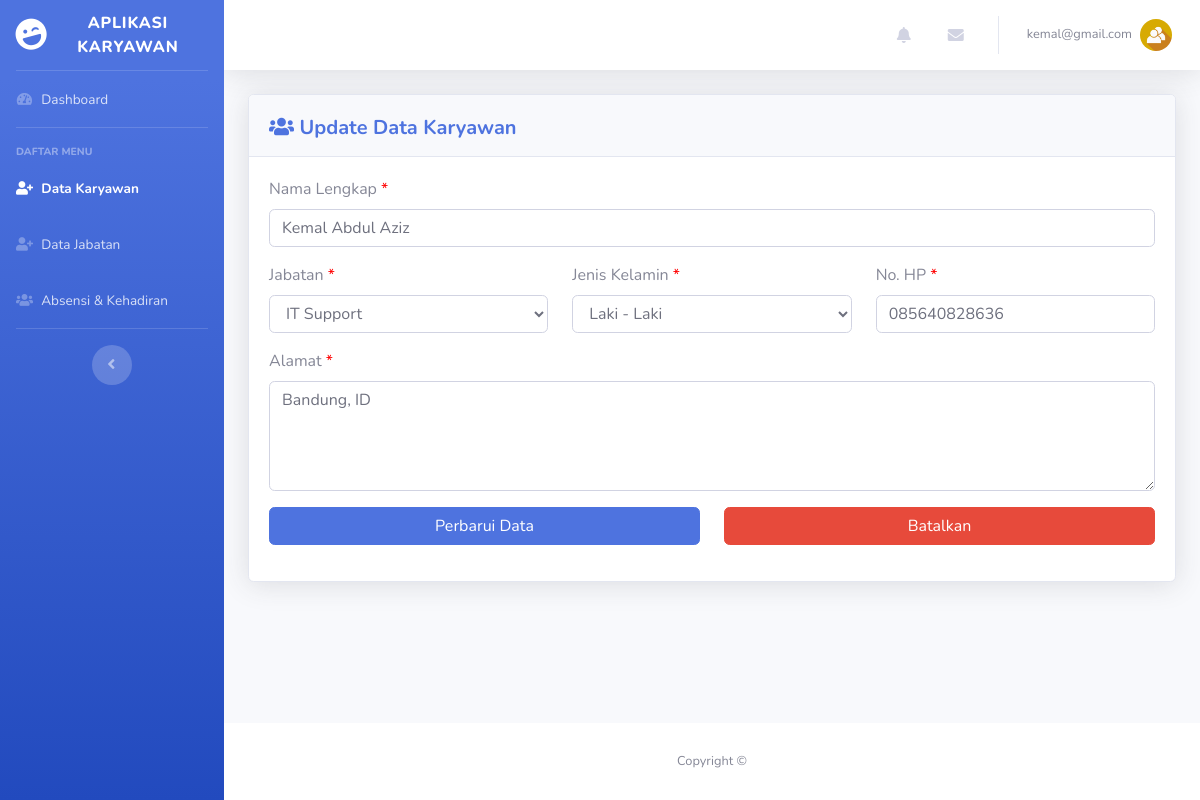
The page /view/admin/karyawan.php?edit=1 (signed in) on the database its author committed.
### tables this page shows
CREATE TABLE `karyawan` (
  `id_karyawan` int(3) NOT NULL,
  `nama` varchar(25) NOT NULL,
  `jk` enum('L','P') NOT NULL,
  `id_jabatan` int(2) NOT NULL,
  `no_hp` varchar(13) NOT NULL,
  `alamat` varchar(100) NOT NULL
);

CREATE TABLE `jabatan` (
  `id_jabatan` int(2) NOT NULL,
  `nama_jabatan` varchar(50) NOT NULL
);

### view/admin/karyawan.php (the view, shortened to what this page needs)
<!DOCTYPE html>
<html lang="en">
<head>
  <link href="../../assets/vendor/fontawesome-free/css/all.min.css" rel="stylesheet" type="text/css">
  <link href="../../assets/css/sb-admin-2.min.css" rel="stylesheet">
  <link href="../../assets/vendor/datatables/dataTables.bootstrap4.min.css" rel="stylesheet">
</head>
<body id="page-top">
<?php
  include '../../controller/koneksi.php';
?>
  <div id="wrapper">
    <ul class="navbar-nav bg-gradient-primary sidebar sidebar-dark accordion" id="accordionSidebar">
      <a class="sidebar-brand d-flex align-items-center justify-content-center" href="index.php">
        <div class="sidebar-brand-icon rotate-n-15">
          <i class="fas fa-laugh-wink"></i>
        </div>
        <div class="sidebar-brand-text mx-3">Aplikasi Karyawan<sup></sup></div>
      </a>
      <hr class="sidebar-divider my-0">
      <li class="nav-item">
        <a class="nav-link" href="index.php">
          <i class="fas fa-fw fa-tachometer-alt"></i>
          <span>Dashboard</span></a>
      </li>
      <hr class="sidebar-divider">
      <div class="sidebar-heading">
        Daftar Menu
      </div>
      <li class="nav-item active">
        <a class="nav-link" href="karyawan.php">
          <i class="fas fa-fw fa-user-plus"></i>
          <span>Data Karyawan</span></a>
      </li>
      <li class="nav-item">
        <a class="nav-link" href="jabatan.php">
          <i class="fas fa-fw fa-user-plus"></i>
          <span>Data Jabatan</span></a>
      </li>
      <li class="nav-item">
        <a class="nav-link" href="absensi.php">
          <i class="fas fa-fw fa-users"></i>
          <span>Absensi & Kehadiran</span></a>
      </li>
      <hr class="sidebar-divider d-none d-md-block">
      <div class="text-center d-none d-md-inline">
        <button class="rounded-circle border-0" id="sidebarToggle"></button>
      </div>
    </ul>
    <div id="content-wrapper" class="d-flex flex-column">
      <div id="content">
        <nav class="navbar navbar-expand navbar-light bg-white topbar mb-4 static-top shadow">
          <ul class="navbar-nav ml-auto">
            <li class="nav-item dropdown no-arrow mx-1">
              <a class="nav-link dropdown-toggle" href="#" id="alertsDropdown" role="button" data-toggle="dropdown" aria-haspopup="true" aria-expanded="false">
                <i class="fas fa-bell fa-fw"></i>
              </a>
            </li>
            <li class="nav-item dropdown no-arrow mx-1">
              <a class="nav-link dropdown-toggle" href="#" id="messagesDropdown" role="button" data-toggle="dropdown" aria-haspopup="true" aria-expanded="false">
                <i class="fas fa-envelope fa-fw"></i>
              </a>
            </li>
            <li class="nav-item dropdown no-arrow">
              <a class="nav-link dropdown-toggle" href="#" id="userDropdown" role="button" data-toggle="dropdown" aria-haspopup="true" aria-expanded="false">
                <span class="mr-2 d-none d-lg-inline text-gray-600 small"><?php echo $_SESSION['email'];?></span>
                <img class="img-profile rounded-circle" src="../../assets/img/usericon.jpg">
              </a>
            </li>
          </ul>
        </nav>
        <div class="container-fluid">
                    <?php
                      $semuaJabatan = "SELECT * FROM `jabatan`";
                      $resultJabatan = mysqli_query($db, $semuaJabatan);
                    ?>
          <?php
          	if ($_GET['edit']) {
          		$edit_id = $_GET['edit'];
          		$getKaryawan = "SELECT * FROM karyawan WHERE id_karyawan = '$edit_id'";
          		$resultEdit = mysqli_query($db, $getKaryawan);
          		$row4 = mysqli_fetch_array($resultEdit);
          		echo '
          <script>document.getElementById("updateKaryawan").innerstyle = "";</script>
          <div id="updateKaryawan">
          <div class="card shadow mb-4">
            <div class="card-header py-3">
			  <span class="float-left" style="padding-top:5px">
				<h5 class="m-0 font-weight-bold text-primary"><i class="fa fa-users" aria-hidden="true"></i> Update Data Karyawan</h5>
			  </span>
            </div>
            <div class="card-body">
              <form action="../../controller/admin/karyawan.php" method="post">
              <input type="text" name="id_karyawan" readonly="" hidden="" value="'.$row4['id_karyawan'].'">
              <div class="form-group">
              	<label>Nama Lengkap <span style="color:red">*</span></label>
                <input type="text" class="form-control" name="nama" placeholder="Masukkan Nama Lengkap" value="'.$row4['nama'].'" required="">
              </div>
              <div class="row">
              	<div class="col-md-4">
		              <div class="form-group">
		              	<label>Jabatan <span style="color:red">*</span></label>
		                <select name="jabatan" class="form-control" required="">
		                	<option selected="" disabled="">Pilih Jabatan</option>';
		                	foreach ($resultJabatan as $row3) {
		                		echo '<option value="'.$row3['id_jabatan'].'"';
		                		if ($row3['id_jabatan'] == $row4['id_jabatan']) {
		                			echo 'selected';
		                		}
		                		echo '>'.$row3['nama_jabatan'].'</option>';
		                	}
		                echo '</select>
		              </div>
		          </div>
		          <div class="col-md-4">
		              <div class="form-group">
		              	<label>Jenis Kelamin <span style="color:red">*</span></label>
		                <select name="jk" class="form-control" required="">
		                	<option value="L"';
		                	if ($row4['jk'] == 'L') { echo 'selected'; }
		                	echo '>Laki - Laki</option>
		                	<option value="P"';
		                	echo '>Perempuan</option>
		                </select>
		              </div>
		          </div>
		          <div class="col-md-4">
		              <div class="form-group">
		              	<label>No. HP <span style="color:red">*</span></label>
		                <input type="text" class="form-control" name="no_hp" value="'.$row4['no_hp'].'" placeholder="Masukkan No. HP" required="">
		              </div>
		          </div>
		      </div>
              <div class="form-group">
              	<label>Alamat <span style="color:red">*</span></label>
                <textarea class="form-control" name="alamat" placeholder="Masukkan Alamat Lengkap" rows="4" required="">'.$row4['alamat'].'</textarea>
              </div>
              <div class="form-group">
              	<div class="row">
              		<div class="col-md-6">
              			<button type="submit" style="width:100%" class="btn btn-primary">Perbarui Data</button>
              		</div>
              		<div class="col-md-6">
              			<a href="karyawan.php"><span style="width:100%" class="btn btn-danger">Batalkan</span></a>
              		</div>
              	</div>
              </div>
          	  </form>
            </div>
          </div>
      	  </div>';
      	  }
          ?>
        </div>
      </div>
      <footer class="sticky-footer bg-white">
        <div class="container my-auto">
          <div class="copyright text-center my-auto">
            <span>Copyright &copy;</span>
          </div>
        </div>
      </footer>
    </div>
  </div>
</body>
</html>

### rows shown on the page
karyawan: nama "Kemal Abdul Aziz", jabatan "IT Support", jk "Laki - Laki", no_hp "085640828636", alamat "Bandung, ID"

### other values the page prints
$_SESSION['email'] "kemal@gmail.com"
